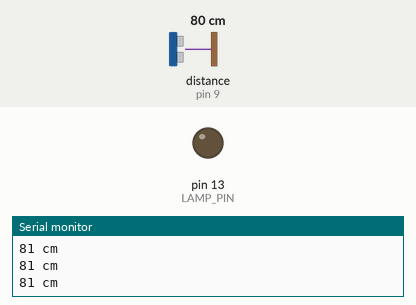
Recording of a sketch running on a simulated Arduino Uno, built with avr-gcc and run on an emulated ATmega328P. Shown: output pins drawn as LEDs (lit = HIGH), the last lines printed to the serial monitor. Inputs (shaded band) come from the test bench; at power-on: distance to the obstacle (sensor on pin 9) 80 cm. The echo pulse lasts 58.3 µs per cm.

Above: at 1.2 s.
1.3 s: distance to the obstacle (sensor on pin 9) set to 11 cm
2.8 s: distance to the obstacle (sensor on pin 9) set to 8 cm
At 4.0 s:
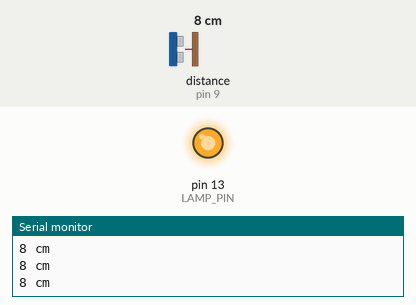
4.3 s: distance to the obstacle (sensor on pin 9) set to 18 cm
At 5.3 s:
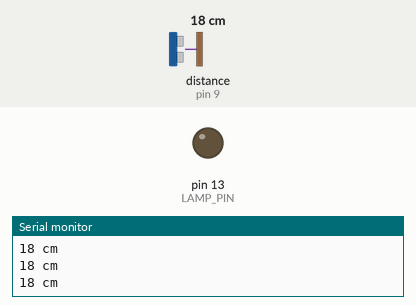
5.8 s: distance to the obstacle (sensor on pin 9) set to 2 cm
At 6.3 s:
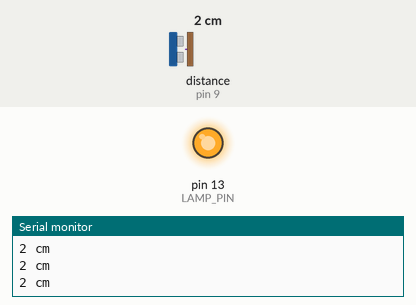
Timing chart, 0 to 8.3 s (numbered marks = the images above; inputs shaded):
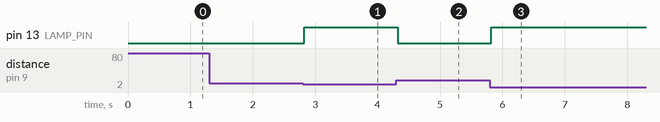

The sketch:

labb2_sonar.ino
```cpp
#include <NewPing.h>

const int TRIGGER_PIN = 8;  // Arduino pin tied to trigger pin on the ultrasonic sensor.
const int ECHO_PIN = 9;  // Arduino pin tied to echo pin on the ultrasonic sensor.
const int MAX_DISTANCE = 500; // Maximum distance we want to ping for (in centimeters). Maximum sensor distance is rated at 400-500cm.
const int LAMP_PIN = 13; // Built in LED pin


NewPing sonar(TRIGGER_PIN, ECHO_PIN, MAX_DISTANCE); // NewPing setup of pins and maximum distance.

void setup() {
  Serial.begin(9600); // initialize serial communication at 9600 bits per second:
  pinMode(LAMP_PIN, OUTPUT); // initialize digital pin 13 as an output.
}

void loop() {
  /*
   * Read sensor
   */
  unsigned int distance = sonar.ping_cm();

  /*
   * Set lamp color
   */
  if(distance < 10){
    digitalWrite(LAMP_PIN, HIGH);   // turn the LED on (HIGH is the voltage level)
  } else {
    digitalWrite(LAMP_PIN, LOW);
  }

  Serial.print(distance); // Convert ping time to distance in cm and print result (0 = outside set distance range)
  Serial.println(" cm");
  delay(30);
}
```

Measured:
- the behaviour switches between 10 and 9 cm on distance to the obstacle (sensor on pin 9) (found by bisection; images 0 and 1)
- after the input at 2.8 s, pin 13 (LAMP_PIN): LOW → HIGH at once
- after the input at 4.3 s, pin 13 (LAMP_PIN): HIGH → LOW at once
- after the input at 5.8 s, pin 13 (LAMP_PIN): LOW → HIGH at once
